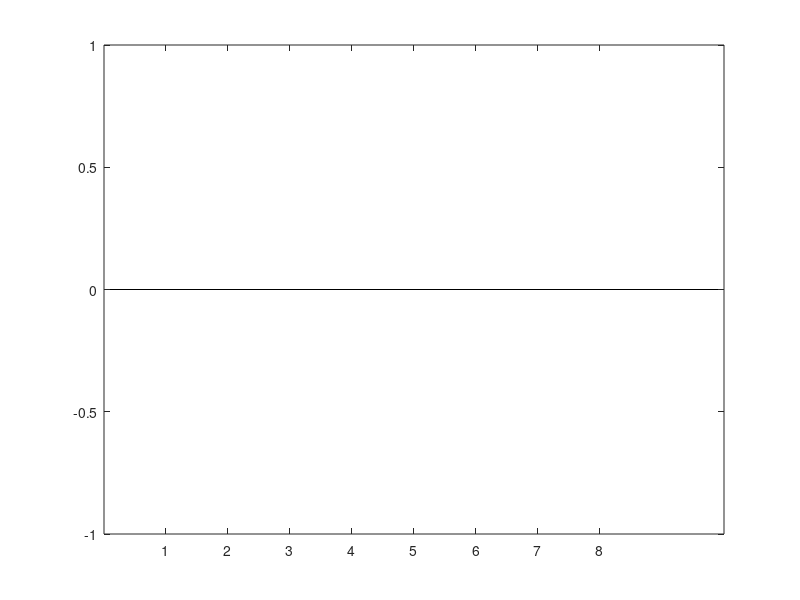

MATLAB code to generate this figure: (Note: this script raises an error after producing the figure.)
%% plot volume and area
close all;
clear;
clc;

addpath(genpath('tools\'));
folder = 'Experiments_efficient\';
% folder = 'Experiments_redundancy\';

files = dir(fullfile(folder,'*volume*.mat'));
N = numel(files);
area_mat = zeros(60,8);
volume_mat = area_mat;

tt = 1; % object index
rr = 1; % matrix row
cc = 1; % matrix column
for i = 1:N
    name = files(i).name;
    load([folder,name]);
    obj{tt} = name(4:12);
    if strcmp(name(end-5),'_')
        stepsize = str2num(name(end-4));
    else
        stepsize = str2num(name(end-5:end-4));
    end
    
    switch stepsize
        case 21
            cc = 1;
        case 12
            cc = 2;
        case 7
            cc = 3;
        case 6
            cc = 4;
        case 4
            cc = 5;
        case 3
            cc = 6;
        case 2
            cc = 7;
        case 1
            cc = 8;
    end
    
    if tt ~= 1 && ~strcmp(obj{tt},obj{tt-1})
        rr = rr + 1;
    end
    area_mat(rr,cc) = surface_area;
    volume_mat(rr,cc) = volume;
    tt = tt + 1;
end

%% volume plot
volume_mat = volume_mat*10;

feat1 = volume_mat(1:12,:);
mu1 = mean(feat1);
sigma1 = std(feat1);

feat2 = volume_mat(13:36,:);
mu2 = mean(feat2);
sigma2 = std(feat2);

feat3 = volume_mat(37:60,:);
mu3 = mean(feat3);
sigma3 = std(feat3);

% feat4 = volume_mat(36:44,:);
% mu4 = mean(feat4);
% sigma4 = std(feat4);

% M = [mu1;mu2;mu3;mu4]';
M = [mu1;mu2;mu3]';
% st = [sigma1;sigma2;sigma3;sigma4]';
st = [sigma1;sigma2;sigma3]';
bar(M,1.2)

[hBar,hErrorbar] = barwitherr(st, M);
hBar(1).FaceColor = [204 0 102]/255; hBar(2).FaceColor = [0 153 76]/255; hBar(3).FaceColor = [0 102 204]/255;
% hBar(4).FaceColor = [54 54 54]/255;
hBar(1).BarWidth = 1; hBar(2).BarWidth = 1; hBar(3).BarWidth = 1;
set(hErrorbar(1),'LineStyle','-','LineWidth',2,'Color','r','Marker','v','MarkerFaceColor','y','MarkerSize',8);
set(hErrorbar(2),'LineStyle','-','LineWidth',2,'Color','g','Marker','v','MarkerFaceColor','y','MarkerSize',8);
set(hErrorbar(3),'LineStyle','-','LineWidth',2,'Color','b','Marker','v','MarkerFaceColor','y','MarkerSize',8);
% set(hErrorbar(4),'LineStyle','-','LineWidth',2,'Color','k','Marker','v','MarkerFaceColor','y','MarkerSize',8);
set(gca,'XTickLabel',{'4','7','12','14','21','28','42','84'})

legend('3 dpf zebrafish','4 dpf zebrafish','5 dpf zebrafish');
ylim([1 4.5]);
ylimi = 1:0.25:4.5;
set(gca, 'YTick', ylimi)
set(gca, 'YTickLabel', sprintf('%1.2f\n', ylimi));
set(gca, 'FontSize', 20, 'FontWeight', 'bold');

text('Interpreter','tex','String','\times10^{8}\mum^3','Position',[0 4.5],'FontSize',20,'HorizontalAlignment','left','VerticalAlignment','bottom');
title('Voxel residual volume of zebrafish during development against VSD','FontSize', 20, 'FontWeight', 'bold')
xlabel('View sampling density (VSD)','FontSize', 20, 'FontWeight', 'bold')
ylabel('Voxel residual volume','FontSize', 20, 'FontWeight', 'bold')

grid on;
set(gcf,'outerposition',get(0,'screensize'));

export_fig('figures\volume_errorbar_efficient.pdf', '-pdf');
% export_fig volume_errorbar_redundancy -pdf

